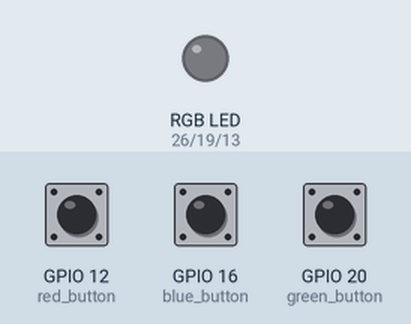
A program run on a simulated Raspberry Pi (BCM pin numbers). On the bench: an RGB LED mixed from three pins (HIGH = lit). The test bench sets the inputs (shaded band); at power-on: GPIO 12 (red_button) HIGH, GPIO 16 (blue_button) HIGH, GPIO 20 (green_button) HIGH.

Above: at 1.2 s.
1.3 s: GPIO 12 (red_button) pulled LOW for 0.25 s
At 2.8 s:
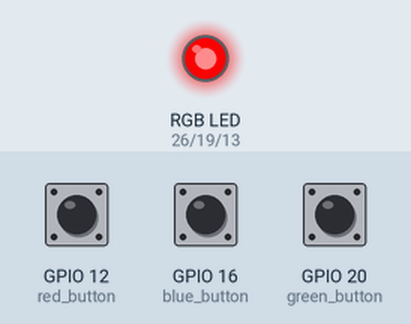
3.1 s: GPIO 16 (blue_button) pulled LOW for 0.25 s
At 4.3 s:
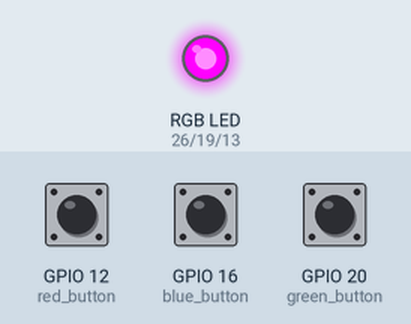
4.9 s: GPIO 20 (green_button) pulled LOW for 0.25 s
At 5.6 s:
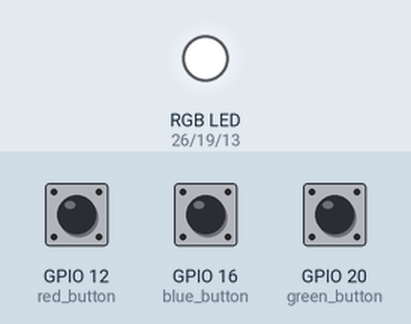
6.7 s: GPIO 12 (red_button) pulled LOW for 1 s
At 8.8 s:
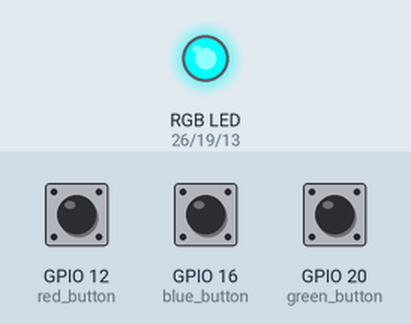
9.3 s: GPIO 16 (blue_button) pulled LOW for 1 s
At 10.8 s:
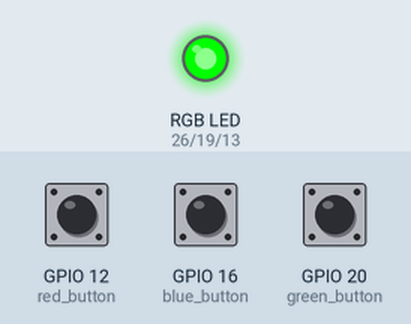
11.9 s: GPIO 12 (red_button) pulled LOW for 0.25 s
At 13.4 s:
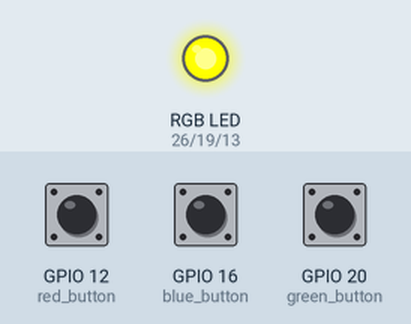
Timing chart, 0 to 14.7 s (numbered marks = the images above; inputs shaded):
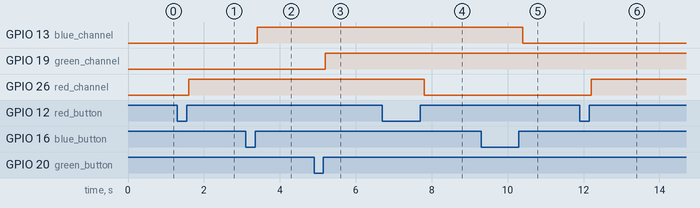

The program:

rgb_button.py
```python
import RPi.GPIO as GPIO
from time import sleep
GPIO.setmode(GPIO.BCM)
# pins
red_channel = 26
green_channel = 19
blue_channel = 13
red_button = 12
green_button = 20
blue_button = 16
# setup
GPIO.setup(red_channel, GPIO.OUT)
GPIO.setup(green_channel, GPIO.OUT)
GPIO.setup(blue_channel, GPIO.OUT)
GPIO.setup(red_button, GPIO.IN, pull_up_down=GPIO.PUD_UP)
GPIO.setup(green_button, GPIO.IN, pull_up_down=GPIO.PUD_UP)
GPIO.setup(blue_button, GPIO.IN, pull_up_down=GPIO.PUD_UP)
# states
red_state = 0
green_state = 0
blue_state = 0
red_button_old = 1
red_button_new = 1
green_button_old = 1
green_button_new = 1
blue_button_old = 1
blue_button_new = 1
# loop
try:
    while True:
        red_button_new = GPIO.input(red_button)
        green_button_new = GPIO.input(green_button)
        blue_button_new = GPIO.input(blue_button)
        if red_button_new == 1 and red_button_old == 0:
            red_state = not red_state
            GPIO.output(red_channel, red_state)
        if green_button_new == 1 and green_button_old == 0:
            green_state = not green_state
            GPIO.output(green_channel, green_state)
        if blue_button_new == 1 and blue_button_old == 0:
            blue_state = not blue_state
            GPIO.output(blue_channel, blue_state)

        red_button_old = red_button_new
        green_button_old = green_button_new
        blue_button_old = blue_button_new
        sleep(0.2)
except KeyboardInterrupt:
    GPIO.cleanup()
    print("GPIO reset.")
```

Measured:
- after the input at 1.3 s, GPIO 26 (red_channel): LOW → HIGH after 0.30 s
- after the input at 3.1 s, GPIO 13 (blue_channel): LOW → HIGH after 0.30 s
- after the input at 4.9 s, GPIO 19 (green_channel): LOW → HIGH after 0.30 s
- after the input at 6.7 s, GPIO 26 (red_channel): HIGH → LOW after 1.1 s
- after the input at 9.3 s, GPIO 13 (blue_channel): HIGH → LOW after 1.1 s
- after the input at 11.9 s, GPIO 26 (red_channel): LOW → HIGH after 0.30 s
